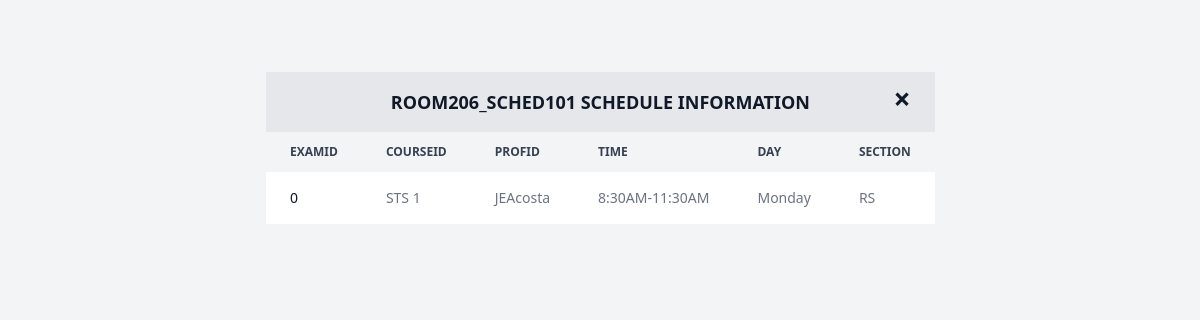
Page /build/fetch_rooms.php?room_key=Room206_sched101 on the committed database.
### tables this page shows
CREATE TABLE `roomsched` (
  `SchedID` varchar(20) NOT NULL,
  `RoomNumber` varchar(20) DEFAULT NULL,
  `ExamID` varchar(15) NOT NULL,
  `CourseID` varchar(15) NOT NULL,
  `ProfID` varchar(15) NOT NULL,
  `Time` varchar(20) NOT NULL,
  `Day` varchar(15) NOT NULL,
  `Section` varchar(15) NOT NULL
);

### build/fetch_rooms.php (the view, shortened to what this page needs)
<!DOCTYPE html>
<html>
<head>
    <script src="https://cdn.tailwindcss.com"></script>
    <link rel="stylesheet" href="css/style.css">
    <link href="https://cdnjs.cloudflare.com/ajax/libs/flowbite/2.3.0/flowbite.min.css" rel="stylesheet" />
</head>
<body class="bg-gray-100 dark:bg-gray-900 flex items-center justify-center min-h-screen">
<?php
$servername = "localhost";
$username = "root";
$password = "";
$dbname = "racedatabase";
$conn = new mysqli($servername, $username, $password, $dbname);
if (isset($_GET['room_key'])) {
    $room_key = $conn->real_escape_string($_GET['room_key']);
    $sql = "SELECT ExamID, CourseID, ProfID, Time, Day, Section FROM roomsched WHERE SchedID LIKE '$room_key%'";
    $result = $conn->query($sql);
    if ($result->num_rows > 0) {
        echo "<div style='margin-top:-42%'>";
        echo "<div id='schedule-table' class='relative z-50 overflow-x-auto w-full max-w-4xl mx-auto table-container'>
                <table class='w-full text-sm text-left rtl:text-right text-gray-500 dark:text-gray-400'>
                    <thead class='text-xs text-gray-700 uppercase bg-gray-100 dark:bg-gray-700 dark:text-gray-400'>
                        <tr>
                            <th colspan='6' class='px-6 py-4 text-lg font-bold text-center text-gray-900 bg-gray-200 dark:bg-gray-800 dark:text-white relative'>
                            $room_key Schedule Information
                                <button onclick='closeTable()' class='absolute top-[45%] right-4 transform -translate-y-1/2 text-gray-900 dark:text-white text-3xl p-2 hover:text-red-700'>
                                    &times;
                                </button>
                            </th>
                        </tr>
                        <tr>
                            <th scope='col' class='px-6 py-3'>ExamID</th>
                            <th scope='col' class='px-6 py-3'>CourseID</th>
                            <th scope='col' class='px-6 py-3'>ProfID</th>
                            <th scope='col' class='px-6 py-3'>Time</th>
                            <th scope='col' class='px-6 py-3'>Day</th>
                            <th scope='col' class='px-6 py-3'>Section</th>
                        </tr>
                    </thead>
                    <tbody>";
        while($row = $result->fetch_assoc()) {
            echo "<tr class='bg-white dark:bg-gray-800'>
                    <td class='px-6 py-4 font-medium text-gray-900 whitespace-nowrap dark:text-white'>" . $row["ExamID"] . "</td>
                    <td class='px-6 py-4'>" . $row["CourseID"] . "</td>
                    <td class='px-6 py-4'>" . $row["ProfID"] . "</td>
                    <td class='px-6 py-4'>" . $row["Time"] . "</td>
                    <td class='px-6 py-4'>" . $row["Day"] . "</td>
                    <td class='px-6 py-4'>" . $row["Section"] . "</td>
                </tr>";
        }
        echo "</tbody>
                </table>
              </div>";
    } else {
        echo "<p class='text-gray-700 dark:text-gray-400'>No results found for room key $room_key.</p>";
    }
} else {
    echo "<p class='text-gray-700 dark:text-gray-400'>No room key provided.</p>";
}
?>
</body>
</html>

### build/css/style.css (style rules this page uses)
html, :host { line-height: 1.5; -webkit-text-size-adjust: 100%; -moz-tab-size: 4; -o-tab-size: 4; tab-size: 4; font-family: ui-sans-serif, system-ui, sans-serif, "Apple Color Emoji", "Segoe UI Emoji", "Segoe UI Symbol", "Noto Color Emoji"; font-feature-settings: normal; font-variation-settings: normal; -webkit-tap-highlight-color: transparent; }
body { margin: 0; line-height: inherit; }
table { text-indent: 0; border-color: inherit; border-collapse: collapse; }
button, input, optgroup, select, textarea { font-family: inherit; font-feature-settings: inherit; font-variation-settings: inherit; font-size: 100%; font-weight: inherit; line-height: inherit; letter-spacing: inherit; color: inherit; margin: 0; padding: 0; }
button, select { text-transform: none; }
button, input:where([type='button']), input:where([type='reset']), input:where([type='submit']) { -webkit-appearance: button; background-color: transparent; background-image: none; }
button, [role="button"] { cursor: pointer; }
.absolute { position: absolute; }
.relative { position: relative; }
.mx-auto { margin-left: auto; margin-right: auto; }
.flex { display: flex; }
.min-h-screen { min-height: 100vh; }
.w-full { width: 100%; }
.max-w-4xl { max-width: 56rem; }
.items-center { align-items: center; }
.p-2 { padding: 0.5rem; }
.text-center { text-align: center; }
.font-bold { font-weight: 700; }

### build/fetch_rooms.php (style rules this page uses)
.table-container { max-height: 470px; overflow-y: auto; transform: scale(0.8); opacity: 0; animation: growIn 0.5s forwards; }
.table-container table { width: 100%; }
.table-container td, .table-container th { white-space: nowrap; }
.table-container { font-size: 1rem; }

### rows in the picture
roomsched: ExamID "0", CourseID "STS 1", ProfID "JEAcosta", Time "8:30AM-11:30AM", Day "Monday", Section "RS"

### other values in the picture
$room_key "ROOM206_SCHED101"
